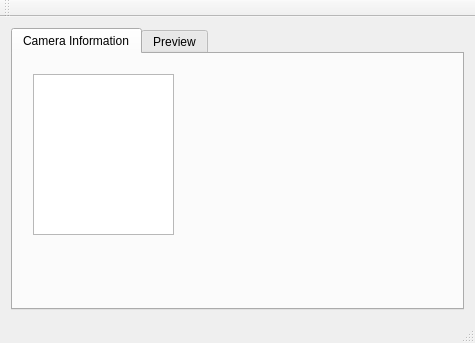
<?xml version="1.0" encoding="UTF-8"?>
<ui version="4.0">
 <class>MainWindow</class>
 <widget class="QMainWindow" name="MainWindow">
  <property name="geometry">
   <rect>
    <x>0</x>
    <y>0</y>
    <width>475</width>
    <height>343</height>
   </rect>
  </property>
  <property name="windowTitle">
   <string>videotest</string>
  </property>
  <widget class="QWidget" name="centralWidget">
   <layout class="QHBoxLayout" name="horizontalLayout">
    <item>
     <widget class="QTabWidget" name="tabWidget">
      <property name="currentIndex">
       <number>0</number>
      </property>
      <widget class="QWidget" name="tab_2">
       <attribute name="title">
        <string>Camera Information</string>
       </attribute>
       <widget class="QListWidget" name="listWidget">
        <property name="geometry">
         <rect>
          <x>20</x>
          <y>20</y>
          <width>141</width>
          <height>161</height>
         </rect>
        </property>
       </widget>
      </widget>
      <widget class="QWidget" name="tab">
       <attribute name="title">
        <string>Preview</string>
       </attribute>
       <layout class="QGridLayout" name="gridLayout">
        <item row="1" column="1">
         <widget class="QQtWidget" name="qqtwidget_2" native="true"/>
        </item>
        <item row="0" column="1">
         <widget class="QQtWidget" name="qqtwidget_3" native="true"/>
        </item>
        <item row="0" column="0" rowspan="2">
         <widget class="QQtWidget" name="qqtwidget" native="true"/>
        </item>
        <item row="0" column="2" rowspan="2">
         <widget class="QWidget" name="widget" native="true">
          <widget class="QPushButton" name="pushButton_2">
           <property name="geometry">
            <rect>
             <x>20</x>
             <y>110</y>
             <width>91</width>
             <height>31</height>
            </rect>
           </property>
           <property name="text">
            <string>Stop</string>
           </property>
          </widget>
          <widget class="QPushButton" name="pushButton">
           <property name="geometry">
            <rect>
             <x>20</x>
             <y>50</y>
             <width>91</width>
             <height>31</height>
            </rect>
           </property>
           <property name="text">
            <string>Preview</string>
           </property>
          </widget>
          <widget class="QPushButton" name="pushButton_3">
           <property name="geometry">
            <rect>
             <x>20</x>
             <y>160</y>
             <width>91</width>
             <height>31</height>
            </rect>
           </property>
           <property name="text">
            <string>Capture</string>
           </property>
          </widget>
         </widget>
        </item>
       </layout>
      </widget>
     </widget>
    </item>
   </layout>
  </widget>
  <widget class="QMenuBar" name="menuBar">
   <property name="geometry">
    <rect>
     <x>0</x>
     <y>0</y>
     <width>475</width>
     <height>17</height>
    </rect>
   </property>
  </widget>
  <widget class="QToolBar" name="mainToolBar">
   <attribute name="toolBarArea">
    <enum>TopToolBarArea</enum>
   </attribute>
   <attribute name="toolBarBreak">
    <bool>false</bool>
   </attribute>
  </widget>
  <widget class="QStatusBar" name="statusBar"/>
 </widget>
 <layoutdefault spacing="6" margin="11"/>
 <customwidgets>
  <customwidget>
   <class>QQtWidget</class>
   <extends>QWidget</extends>
   <header>qqtwidget.h</header>
  </customwidget>
 </customwidgets>
 <resources/>
 <connections/>
</ui>
